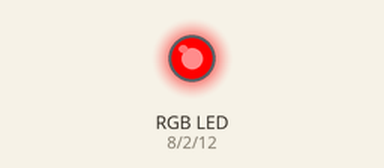
This sketch was run on a simulated Arduino Uno, built with avr-gcc and run on an emulated ATmega328P. Parts: an RGB LED mixed from three pins (HIGH = lit).

Above: at 0.2 s.
At 0.7 s:
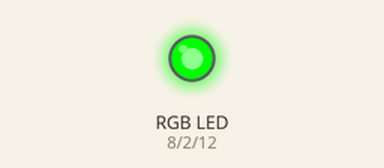
At 2.7 s:
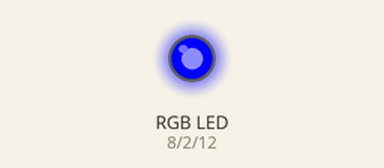
Timing chart, 0 to 3.5 s (numbered marks = the images above):
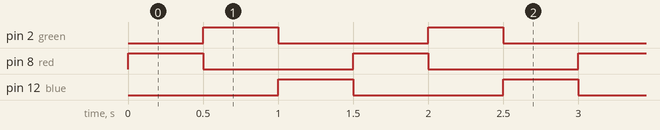

Measured:
- by itself, pin 2 (green), pin 8 (red), pin 12 (blue): alternates HIGH for 0.50 s and LOW for 1.0 s
- by itself, everything shown: repeats every 1.5 s, in 4 steps

The sketch:

4_rgb_light_chaser1.ino
```cpp
/* RGB Light Chaser program

This program will make 4 different LEDs blink one after
another from left to right consistenly to give the illusion
of a light chaser */

int red = 8 ; //Assigning the bit value of pin 7 to the integer "red"
int DELAY = 500 ; //Assigning the time value of 500 milliseconds to the integer "DELAY"
int blue = 12 ; //Assigning the bit value of pin 12 to the integer "blue"
int green = 2 ; //Assigning the bit value of pin 2 to the integer "green"


// the setup function runs once when you press reset or power the board
  void setup() {
  // initialize digital pin LED_BUILTIN as an output.
  pinMode(red, OUTPUT); //Assigning "red" as an output
  pinMode(blue, OUTPUT); //Assigning "blue" as an output
  pinMode(green, OUTPUT); //Assigning "green" as an output
}

// the loop function runs over and over again forever
void loop() {
  digitalWrite(red, 1); //Red light is on
  delay(DELAY); // Wait for 500 milliseconds
  digitalWrite(red, 0); //Red light is off
  digitalWrite(green, 1); //Green light is on
  delay(DELAY); // Wait for 500 milliseconds
  digitalWrite(green, 0); //Green light is off
  digitalWrite(blue, 1); //Blue light is on
  delay(DELAY); // Wait for 500 milliseconds
  digitalWrite(blue, 0); //Blue light is off


}
```
